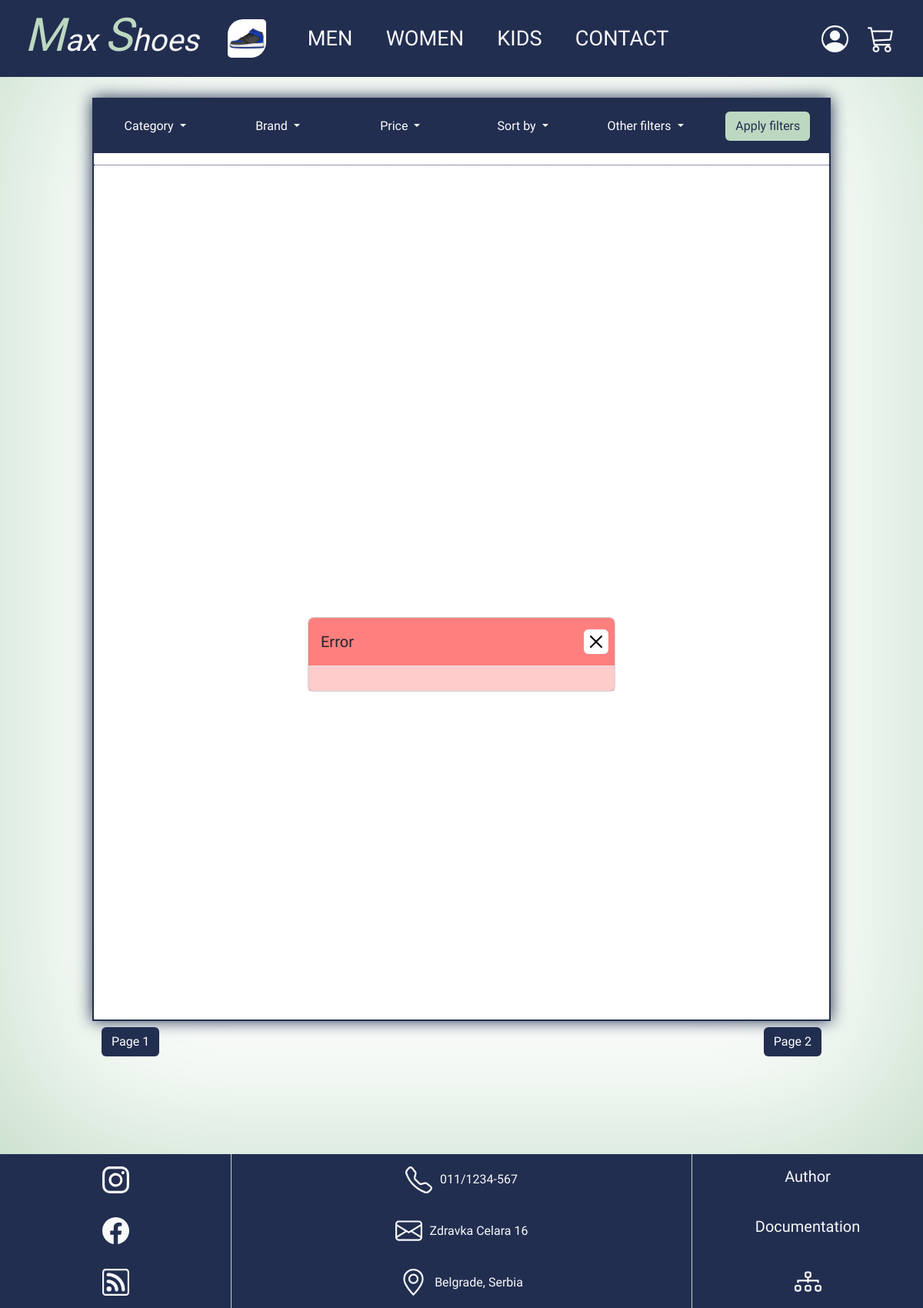
The page /php-apache/src/index.php?page=products&brand=Asics&model=Lite Show on the database its author committed.
### tables this page shows
CREATE TABLE `navigacija` (
  `id` int NOT NULL,
  `naziv` varchar(20) NOT NULL,
  `link` varchar(255) NOT NULL,
  `slika_id` int DEFAULT NULL,
  `klasa` varchar(50) DEFAULT NULL
);

CREATE TABLE `path` (
  `id` int NOT NULL,
  `vrednost` varchar(10000) NOT NULL,
  `ikonica_id` int NOT NULL
);

CREATE TABLE `ikonica` (
  `id` int NOT NULL,
  `link` varchar(255) DEFAULT NULL,
  `klasa` varchar(50) DEFAULT NULL,
  `label` varchar(30) DEFAULT NULL
);

### php-apache/src/views/products.php (the view, shortened to what this page needs)
<main id="second-page" class="d-flex flex-column">
    <section id="frame">
        <nav class=" navbar navbar-expand-lg dark-blue-bg">
            <div class="container-fluid">
                <div class="offcanvas offcanvas-end dark-blue-bg" tabindex="-1" id="offcanvasDarkNavbar" aria-labelledby="offcanvasDarkNavbarLabel">
                    <div class="offcanvas-body">
                        <form class="d-flex" id="filter">
                            <ul class="navbar-nav flex-grow-1 pe-3">
                                <li class="dropdown">
                                    <a class="nav-link dropdown-toggle" href="#" role="button" aria-expanded="false">
                                        Category
                                    </a>
                                </li>
                                <li class="dropdown">
                                    <a class="nav-link dropdown-toggle" href="#" role="button" aria-expanded="false">
                                        Brand
                                    </a>
                                </li>
                                <li class="dropdown">
                                    <a class="nav-link dropdown-toggle" href="#" role="button" aria-expanded="false">
                                        Price
                                    </a>
                                </li>
                                <li class="dropdown">
                                    <a class="nav-link dropdown-toggle" href="#" role="button" aria-expanded="false">
                                        Sort by
                                    </a>
                                </li>
                                <li class="dropdown">
                                    <a class="nav-link dropdown-toggle" href="#" role="button" aria-expanded="false">
                                        Other filters
                                    </a>
                                </li>
                                <li class="dropdown">
                                    <button type="button" class="btn" id="apply-filters">Apply filters</button>
                                </li>
                            </ul>
                        </form>
                    </div>
                </div>
            </div>
        </nav>
        <section id="filter-display" class="container-sm">
        </section>
        <section id="patike-display" class="container">
        </section>
    </section>
    <div id="pagination" class="mt-2 d-flex justify-content-between container">
        <button class="btn dark-blue-bg text-white" id="prev">Page 1</button>
        <button class="btn dark-blue-bg text-white" id="next">Page 2</button>
    </div>
</main>

### php-apache/src/views/fixed/navbar.php (shortened to what this page needs)
<?php
include("modal.php");
$query = "SELECT * FROM navigacija LEFT OUTER JOIN slika on navigacija.slika_id = slika.id";
$navigacija = $conn->query($query)->fetchAll();
?>
<nav class="navbar navbar-expand-lg dark-blue-bg navbar-meni">
    <div class="container-fluid">
        <div class="col navbar-brand">
            <div class="col navbar-brand">
                <a href="/index.php">
                    <h1 class=" text-light" id="logo-ime"><span class="lgreen">M</span>ax <span class="lgreen">S</span>hoes</h1>
                </a>
                <a href="/index.php"><img src="Assets/img/logo.jpg" alt="logo" class="ms-4"></a>
            </div>
        </div>
        <div class="col">
            <div class="offcanvas offcanvas-start" tabindex="-1" id="navbarOffcanvasLg" aria-labelledby="navbarOffcanvasLgLabel">
                <ul class="navbar-nav">
                    <?php
                    foreach ($navigacija as $row) {
                        echo "<li class='nav-item'><a class='nav-link text-light' href='$row->link'>$row->naziv</a></li>";
                    }
                    ?>
                </ul>
            </div>
        </div>
        <div class="col icons">
            <a class="text-light" id="glavna-korpa" href=<?php
                                                            if (isset($_SESSION["loggedUser"]))
                                                                echo "index.php?page=cart";
                                                            else
                                                                echo "#account-modal" . " data-bs-toggle='modal'"; ?>>
            </a>
            <?php
            if (isset($_SESSION["loggedUser"])) :
            ?>
                <div class="dropdown text-white mx-3" id="my-profile">
                    <a class="dropdown-toggle nav-link" href="#" role="button" aria-expanded="false" id="profile-ddtoggle">
                        <?php
                        echo $_SESSION["loggedUser"]->username;
                        if ($_SESSION["loggedUser"]->type == "admin") {
                            echo "(Admin)";
                        }
                        ?>
                    </a>
                    <ul class="dropdown-menu lgreen-bg">
                        <li><a class="dropdown-item" href="index.php?page=profile">My profile</a></li>
                        <?php if ($_SESSION["loggedUser"]->type == "admin") {
                            echo "<li><a class='dropdown-item' href='index.php?page=adminpanel'>Go to admin panel</a></li>";
                        } ?>
                        <li><a class="dropdown-item" href="#" id="logout">Logout</a></li>
                    </ul>
                </div>
            <?php
            else :
            ?>
                <a class="text-light" id="profile" data-bs-toggle="modal" href="#account-modal" role="button">
                </a>
            <?php
            endif;
            ?>
        </div>
    </div>
</nav>

### php-apache/src/views/fixed/footer.php (shortened to what this page needs)
<?php
$query = "SELECT * FROM ikonica LEFT OUTER JOIN path ON ikonica.id = path.ikonica_id";
$rez = $conn->query($query)->fetchAll();
?>
<footer class="dark-blue-bg" id="footer">
    <section>
        <?php
        for ($i = 0; $i < 3; $i++) {
            echo "<a href='" . $rez[$i]->link . "'class='text-light nav-link'>
                            <svg xmlns='http://www.w3.org/2000/svg' width='35' height='35' fill='currentColor'
                                class='" . $rez[$i]->klasa . "' viewBox='0 0 16 16'>";
            $path = $i == 2 ? "<path d='" . $rez[$i]->vrednost . "'/><path d='" . $rez[$i + 1]->vrednost . "'/>" : "<path d='" . $rez[$i]->vrednost . "'/>";
            echo $path . "</svg></a>";
        }
        ?>
    </section>
    <section>
        <?php
        for ($i = 4; $i < 7; $i++) {
            echo "<article>
                <svg xmlns='http://www.w3.org/2000/svg' width='35' height='35' fill='currentColor'
                    class='" . $rez[$i]->klasa . " text-light' viewBox='0 0 16 16'>";
            $path = $i == 6 ? "<path d='" . $rez[$i]->vrednost . "'/><path d='" . $rez[$i + 1]->vrednost . "'/>" : "<path d='" . $rez[$i]->vrednost . "'/>";
            echo $path . "</svg>
                <p class='text-light'>" . $rez[$i]->label . "</p>
            </article>";
        }
        ?>
    </section>
    <section>
        <?php
        for ($i = 8; $i < 11; $i++) {
            if ($i != 10) {
                echo "<a href='" . $rez[$i]->link . "' class='nav-link'>
                <h5 class='text-light'>" . $rez[$i]->label . "</h5>
            </a>";
            } else {
                echo "<a href='sitemap.xml' class='text-light'>
                <svg xmlns='http://www.w3.org/2000/svg' width='35' height='35' fill='currentColor'
                    class='" . $rez[$i]->klasa . "' viewBox='0 0 16 16'>
                    <path fill-rule='evenodd'
                        d='" . $rez[$i]->vrednost . "' />
                </svg>
            </a>";
            }
        }
        ?>
    </section>
</footer>

### php-apache/src/Assets/css/style.css (style rules this page uses)
body { margin: 0px; padding: 0px; font-family: "Arimo", sans-serif; box-sizing: border-box; }
.dark-blue-bg { background-color: #222e50; }
.navbar-meni { height: 100px; width: 100%; position: absolute; top: 0px; z-index: 40; }
.navbar-meni .navbar-nav { font-size: 1.7em; }
.navbar-meni .navbar-brand { display: flex; align-items: center; margin-left: 0.5em; font-style: italic; }
.navbar-meni .navbar-brand h1 { display: inline-block; margin-right: 0.35em; }
.lgreen { color: #bcd8c1; font-size: 1.5em; }
.navbar-meni .navbar-brand img { width: 50px; border-radius: 40% 10%; }
.navbar-meni .nav-item { margin: 0px 0.5em; }
.icons { display: flex; flex-direction: row-reverse; }
.icons a svg { margin-right: 25px; }
.navbar-meni .offcanvas { background-color: #222e50; width: 30% !important; height: 300px; border-radius: 0px 0px 10% 0px; }
#glavna-korpa { position: relative; }
footer { display: flex; justify-content: space-between; height: 200px; }
footer section { width: 25%; display: flex; flex-direction: column; justify-content: space-around; align-items: center; }
footer section:nth-child(2) { border-left: 1px solid #bcd8c1; border-right: 1px solid #bcd8c1; width: 50%; }
footer section article { display: flex; justify-content: center; align-items: center; flex-wrap: wrap; }
footer section article p { margin: 0px 0px 0px 10px; }
#second-page { height: 1500px; background-color: white; box-shadow: inset 0px 0px 250px #bcd8c1; display: flex; justify-content: center; align-items: center; }
#frame { overflow: hidden; border: 2px solid #222e50; box-shadow: 0px 0px 20px #222e50; background-color: white; width: 80%; height: 80%; padding: 0px; }
#pagination { width: 80% !important; }
#frame .container-fluid { padding: 0px; height: 100%; }
#frame .navbar { padding: 0px; position: relative; height: 70px; margin-bottom: 15px; }
#frame .navbar-nav .btn { background-color: #bcd8c1; }
#filter { width: 100%; height: 100%; margin: 0px; }
#frame .navbar-nav { display: flex; justify-content: space-around !important; align-items: center !important; padding: 0px !important; }
#frame .navbar-nav li { width: 100%; display: flex; flex-direction: column; align-items: center; }
#frame .navbar-nav li a { color: white; }
#frame .offcanvas { height: 70%; width: 40% !important; border-radius: 0px 0px 0px 5%; }
#frame .offcanvas-body { padding: 0px; }
#apply-filters { color: #222e50; }
#filter-display { display: flex; flex-wrap: wrap; overflow: auto; border-bottom: 1px dotted #222e50; }
#patike-display { height: 92%; overflow-y: auto; display: flex; justify-content: space-around; flex-wrap: wrap; }

### rows shown on the page
navigacija: naziv "MEN"
navigacija: naziv "WOMEN"
navigacija: naziv "KIDS"
navigacija: naziv "CONTACT"
path: ikonica.label "011/1234-567"
path: ikonica.label "Zdravka Celara 16"
path: ikonica.label "Belgrade, Serbia"
ikonica: label "Author"
ikonica: label "Documentation"
